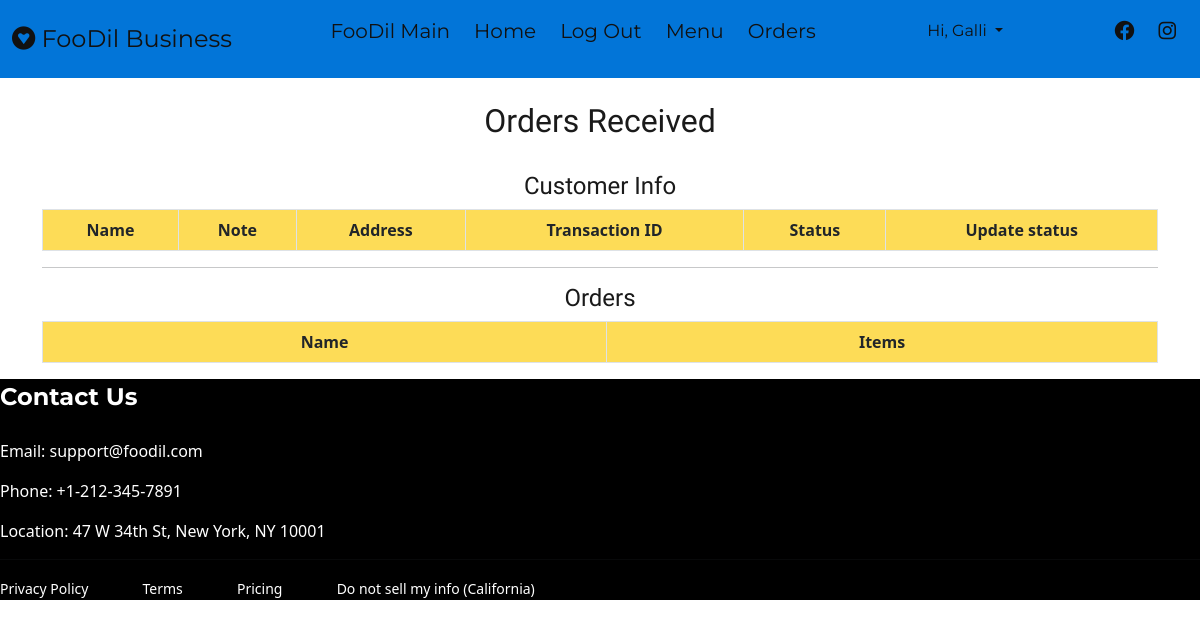
Page /restaurant/orders/ (signed in) on the earlier database version.
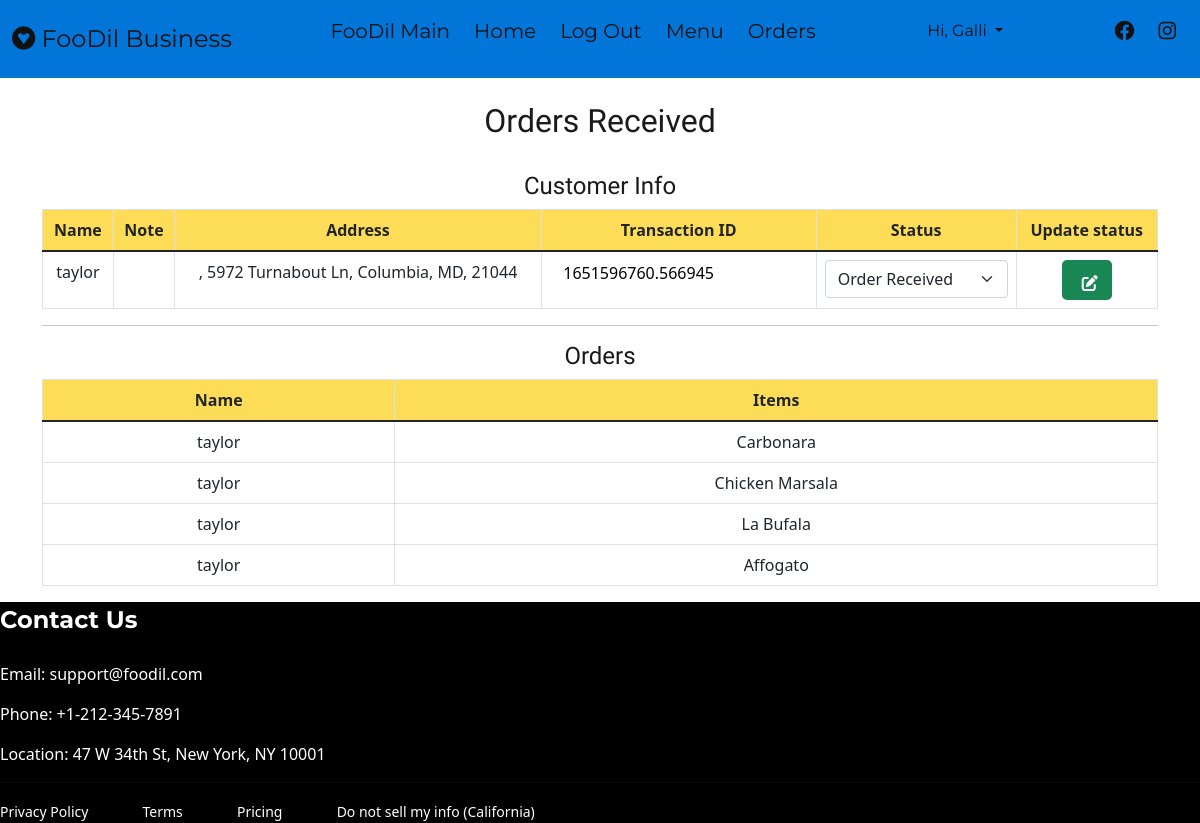
Same page on the later database version.
### customer/models.py (models this page shows, shortened)
class DeliveryAddress(models.Model):
    username = models.ForeignKey(Customer_Account, on_delete=models.SET_NULL, null=True)
    order = models.ForeignKey(Order, on_delete=models.SET_NULL, blank=True, null=True)
    address_1 = models.CharField(max_length=200)
    address_2 = models.CharField(max_length=100)
    city = models.CharField(max_length=100)
    state = models.CharField(
        max_length=50,
        choices=[('', 'Choose state'),('AL', 'Alabama'),('AK', 'Alaska'),('AZ', 'Arizona'),('AR', 'Arkansas'),('CA', 'California'),('CO', 'Colorado'),('CT', 'Conneticut'),('DE', 'Delaware'),('DC', 'Dist. of Columbia'),('FL', 'Florida'),('GA', 'Georgia'),('GU', 'Guam'),('HI', 'Hawaii'),('ID', 'Idaho'),('IL', 'Illinois'),('IN', 'Indiana'),('IA', 'Iowa'),('KS', 'Kansas'),('KY', 'Kentucky'),('LA', 'Louisiana'),('ME', 'Maine'),('MD', 'Maryland'),('MA', 'Massachusetts'),('MI', 'Michigan'),('MIN', 'Minnesota'),('MS', 'Mississippi'),('MO', 'Missouri'),('MT', 'Montana'),('NE', 'Nebraska'),('NV', 'Nervada'),('NH', 'New Hampshire'),('NJ', 'New Jersey'),('NM', 'New Mexico'),('NY', 'New York'),('NC', 'North Carolina'),('ND', 'North Dakota'),('OH', 'Ohio'),('OK', 'Oklahoma'),('OR', 'Oregon'),('PA', 'Pennsylvania'),('RI', 'Rhode Island'),('SC', 'South Carolina'),('SD', 'South Dakota'),('TN', 'Tennessee'),('TX', 'Texas'),('UT', 'Utha'),('VT', 'Vermont'),('VA', 'Virginia'),('WA', 'Washington'),('WV', 'West Virginia'),('WI', 'Wisconsin'),('WY', 'Wyoming')])
    zip_code = models.CharField(max_length=20)
    delivery_option = models.CharField(max_length=30, choices=[('Leave at door', 'Leave at door'), ('Hand it to me', 'Hand it to me')], default='Leave at door')
    addedDate = models.DateTimeField(auto_now_add=True)
    note = models.CharField(max_length=255, default=None, null=True, blank=True)
    status = models.CharField(max_length=30, choices=[('current status', 'current status'), ('Order Received', 'Order Received'), ('Preparing', 'Preparing'), ('Picked up', 'Picked up'), ('Delivered', 'Delivered')], default="current status")
    restaurantID = models.CharField(max_length=10, null=True, blank=True, default=0)
    transaction_id = models.CharField(max_length=200, null=True, blank=True)

class Customer_Account(models.Model):
    user = models.OneToOneField(User, on_delete=models.CASCADE, primary_key=True)
    is_customer = models.BooleanField(default=True)
    is_restaurant = models.BooleanField(default=False)
    phoneNumberRegex = RegexValidator(regex = r"^(?:(?:\+?1\s*(?:[.-]\s*)?)?(?:\(\s*([2-9]1[02-9]|[2-9][02-8]1|[2-9][02-8][02-9])\s*\)|([2-9]1[02-9]|[2-9][02-8]1|[2-9][02-8][02-9]))\s*(?:[.-]\s*)?)?([2-9]1[02-9]|[2-9][02-9]1|[2-9][02-9]{2})\s*(?:[.-]\s*)?([0-9]{4})(?:\s*(?:#|x\.?|ext\.?|extension)\s*(\d+))?$")
    phone = models.CharField(validators = [phoneNumberRegex], max_length = 15, unique = True)
    address_1 = models.CharField(max_length=200)
    address_2 = models.CharField(max_length=100)
    city = models.CharField(max_length=100)
    state = models.CharField(
        max_length=50,
        choices=[('', 'Choose state'),('AL', 'Alabama'),('AK', 'Alaska'),('AZ', 'Arizona'),('AR', 'Arkansas'),('CA', 'California'),('CO', 'Colorado'),('CT', 'Conneticut'),('DE', 'Delaware'),('DC', 'Dist. of Columbia'),('FL', 'Florida'),('GA', 'Georgia'),('GU', 'Guam'),('HI', 'Hawaii'),('ID', 'Idaho'),('IL', 'Illinois'),('IN', 'Indiana'),('IA', 'Iowa'),('KS', 'Kansas'),('KY', 'Kentucky'),('LA', 'Louisiana'),('ME', 'Maine'),('MD', 'Maryland'),('MA', 'Massachusetts'),('MI', 'Michigan'),('MIN', 'Minnesota'),('MS', 'Mississippi'),('MO', 'Missouri'),('MT', 'Montana'),('NE', 'Nebraska'),('NV', 'Nervada'),('NH', 'New Hampshire'),('NJ', 'New Jersey'),('NM', 'New Mexico'),('NY', 'New York'),('NC', 'North Carolina'),('ND', 'North Dakota'),('OH', 'Ohio'),('OK', 'Oklahoma'),('OR', 'Oregon'),('PA', 'Pennsylvania'),('RI', 'Rhode Island'),('SC', 'South Carolina'),('SD', 'South Dakota'),('TN', 'Tennessee'),('TX', 'Texas'),('UT', 'Utha'),('VT', 'Vermont'),('VA', 'Virginia'),('WA', 'Washington'),('WV', 'West Virginia'),('WI', 'Wisconsin'),('WY', 'Wyoming')])
    zip_code = models.CharField(max_length=20)
    def __str__(self):
        return self.user.username

class OrderItem(models.Model):
    restaurantID = models.ForeignKey(Restaurant_Account, on_delete=models.SET_NULL, null=True)
    item = models.ForeignKey(Menu, on_delete=models.SET_NULL, blank=True, null=True)
    order = models.ForeignKey(Order, on_delete=models.SET_NULL, blank=True, null=True)
    quantity = models.IntegerField(default=0, null=True, blank=True)
    addedDate = models.DateTimeField(auto_now_add=True)
    isPaid = models.BooleanField(default=False, null=True, blank=True)
    transaction_id = models.CharField(max_length=200, null=True, blank=True)

class Order(models.Model):
    username = models.ForeignKey(Customer_Account, on_delete=models.SET_NULL, null=True)
    restaurantID = models.ForeignKey(Restaurant_Account, on_delete=models.SET_NULL, null=True)
    orderedDate = models.DateTimeField(auto_now_add=True)
    complete = models.BooleanField(default=False, null=True, blank=True)
    transaction_id = models.CharField(max_length=200, null=True)
    def __str__(self):
        return self.username.user.username

### restaurant/models.py (models this page shows)
class Menu(models.Model):
    restaurantID = models.ForeignKey(Restaurant_Account, on_delete=models.CASCADE, default=None, null=True)
    item = models.CharField(max_length=100)
    itemImage = models.ImageField(upload_to='images/', blank=True)
    price = models.DecimalField(max_digits=6, decimal_places=2)
    category = models.CharField(
        max_length=20,
        choices=CHOICES)
    def __str__(self):
        return self.item

### restaurant/decorators.py (the view)
        def wrapper_func(request, *args, **kwargs):
            group = None
            if request.user.groups.exists():
                group = request.user.groups.all()[0].name
            if group in allowed_roles:
                return view_func(request, *args, **kwargs)
            else:
                return HttpResponse('You are not authorized to view this page. You need to login with a business account. To sign up or login, please logout first.')

### restaurant/views.py (called while the page is built)
@login_required(login_url='r_login')
@allowed_users(allowed_roles=['admin', 'restaurant'])
def Orders(request):
    rid = request.user.restaurant_account.restaurantID
    info = DeliveryAddress.objects.filter(restaurantID=rid)
    orders = OrderItem.objects.filter(restaurantID=rid)
    items = OrderItem.objects.values('transaction_id').annotate(
        customer=F('order__username'),
        tid=F('transaction_id'),
        ordered=F('item')
    ).values('customer','tid', 'ordered')
    x = [item for item in items ]
    context = {'info': info, 'orders': orders, 'items': items}
    return render(request, 'restaurant/orders.html', context)

### templates/restaurant/orders.html (shortened to what this page needs)
{% extends 'restaurant/base.html' %}
{% load crispy_forms_tags %}
{% block content %}
<div class="container">
    <br>
    <center>
        <h2>Orders Received</h2>
    </center>
    <br>
    <h4 class="text-center">Customer Info</h4>
    <table class="table table-bordered text-center">
        <thead style="background-color: #fddc57;">
            <tr>
                <th scope="col">Name</th>
                <th scope="col">Note</th>
                <th scope="col">Address</th>
                <th scope="col">Transaction ID</th>
                <th scope="col">Status</th>
                <th scope="col">Update status</th>
            </tr>
        </thead>
        <tbody>
            {% for x in info %}
            <tr>
                <td>{{x.username}}</td>
                <td>{{x.note}}</td>
                <td>{{x.address_2}}, {{x.address_1}}, {{x.city}}, {{x.state}}, {{x.zip_code}}</td>
                <form id="form">
                <td><input style="border: none;" type="text" name='transaction_id' readonly value="{{x.transaction_id}}"></td>
                <td>
                    <select name="status" id="stuats" class="form-select form-select-md"
                        aria-label=".form-select-sm example">
                        <option value="{{x.status}}">{{x.status}}</option>
                    </select>
                </td>
                <td><button class="myBtn btn-success update-btn" id="submitBtn"><i
                            class="fa-solid fa-pen-to-square"></i></button>
                </td>
                </form>
            </tr>
            {% endfor %}
        </tbody>
    </table>
    <hr>
    <h4 class="text-center">Orders</h4>
    <table class="table table-bordered text-center">
        <thead style="background-color: #fddc57;">
            <tr>
                <th scope="col">Name</th>
                <th scope="col">Items</th>
            </tr>
        </thead>
        <tbody>
            {% for order in orders %}
            <tr>
                <td>{{order.order}}</td>
                <td>{{order.item}}</td>
            </tr>
            {% endfor %}
        </tbody>
    </table>
</div>
{% endblock %}

Differences in the rows shown:
added DeliveryAddress: username "taylor", address_1 "5972 Turnabout Ln", city "Columbia", state "MD", zip_code "21044", transaction_id "1651596760.566945", status "Order Received"
added OrderItem: order "taylor", item "Carbonara"
added OrderItem: order "taylor", item "Chicken Marsala"
added OrderItem: order "taylor", item "La Bufala"
added OrderItem: order "taylor", item "Affogato"
